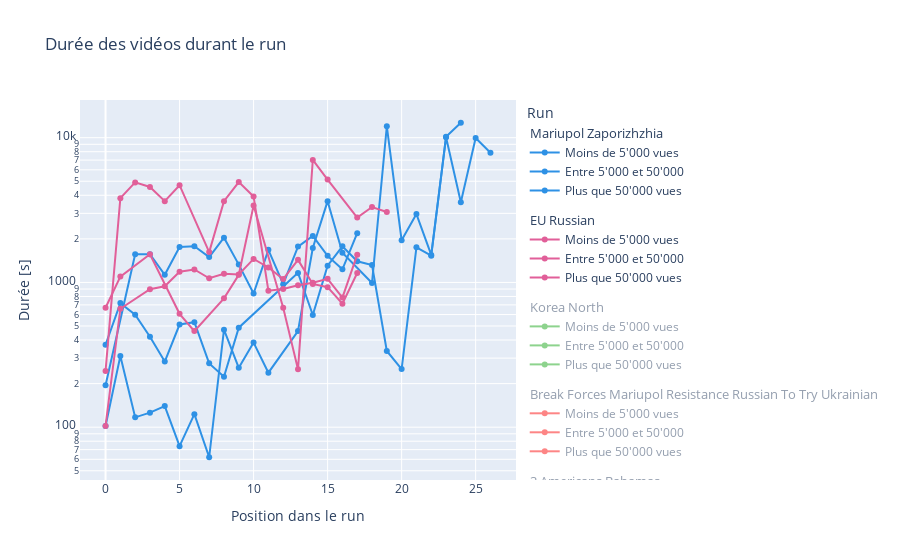

Notebook cell for this chart:
### Code cell
import plotly.graph_objects as go

fig = go.Figure()
i = 0

color_map = {id: i for i, id in enumerate(df_out['theme_id'].unique())}
for name, group in df_out.groupby('walk'):
    # select only the data for the current runs
    runs_of_interest = df_out[df_out['theme_id'] == group['theme_id'].values[0]].sort_values("walk")

    # Get mappins for walk_id to its view category
    walk_id = runs_of_interest[runs_of_interest['video_id_in_run']==0].sort_values("nb_views",ascending=True).walk.reset_index(drop=True)
    names = {walk_id[0]:"Moins de 5'000 vues", walk_id[1]:"Entre 5'000 et 50'000", walk_id[2]:"Plus que 50'000 vues"}

    customdata = []
    group.apply(lambda row: customdata.append([row['video_duration'], row['theme'], row['walk']]), axis=1)
    fig.add_trace(go.Scatter(
        x=group['video_id_in_run'],
        y=group['video_duration'],
        mode='lines+markers',
        marker={'color': px.colors.qualitative.Dark24[color_map[group['theme_id'].values[0]]]},
        customdata=customdata,
        hovertemplate='Durée [s]: %{customdata[0]:d}<br>Thème: %{customdata[1]}<br>Run: %{customdata[2]}',
        visible='legendonly' if i >= 6 else None,
        name=names[group['walk'].values[0]],
        legendgroup=group['theme_id'].values[0],
        legendgrouptitle_text=group['theme'].values[0]
    ))
    i += 1

fig.update_yaxes(type='log')
fig.update_layout(
    legend_title='Run',
    title='Durée des vidéos durant le run',
    xaxis_title='Position dans le run',
    yaxis_title='Durée [s]'
)
fig.write_html('plots/p5_video_duration.html')
fig.show()
